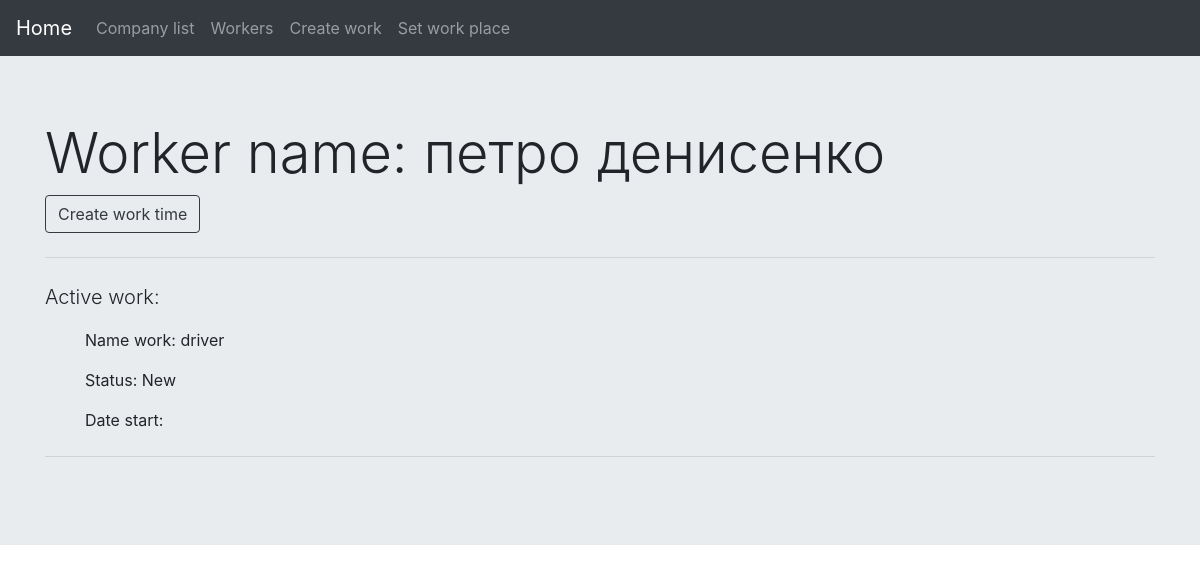
Page /works/workers/2/ on the committed database.
### works/models.py (models this page shows, shortened)
class Worker(models.Model):
    first_name = models.CharField(max_length=50)
    last_name = models.CharField(max_length=50)

class WorkPlace(models.Model):
    FINISHED = "F"
    NEW = "N"
    APPROVED = "A"
    CANCELLED = "C"
    STATUS_CHOITHES = (
        ("F", "Finished"),
        ("N", "New"),
        ("A", "Approved"),
        ("C", "Cancelled"),
    )
    work = models.ForeignKey(
        Work, on_delete=models.PROTECT)
    worker = models.OneToOneField(
        Worker, models.SET_NULL, blank=True, null=True)
    status = models.CharField(
        max_length=1, choices=STATUS_CHOITHES, default=NEW)
    is_copy = models.BooleanField(default=False)

class Work(models.Model):
    description = models.CharField(max_length=200)
    company = models.ForeignKey(Company, on_delete=models.CASCADE)
    is_active = models.BooleanField(default=True)

### works/views.py (the view)
# urls.py: path('workers/<int:worker_id>/', views.info_worker, name='info_worker'),
def info_worker(request, worker_id):
    try:
        worker = Worker.objects.get(id=worker_id)
    except Worker.DoesNotExist:
        return HttpResponseNotFound('Worker does not exist')
    list_work = WorkPlace.objects.filter(worker_id=worker_id, status="F")
    return render(request, 'works/detali_worker.html', {'worker': worker, 'list_work': list_work})

### works/templates/works/detali_worker.html (shortened to what this page needs)
{% extends 'works/base.html' %}
{% block content %}
<div class="jumbotron jumbotron-fluid">
  <div class="container">
    <h1 class="display-4">Worker name: {{worker.first_name}} {{worker.last_name}}</h1>
    <a href="{% url 'worktime_new' worker_id=worker.id %} "class="btn btn-outline-dark">Create work time</a>
    <hr class="my-4">
    {%if worker.workplace  %}
    <p class="lead">Active work: </p>
    <ul>
        <p>Name work: {{worker.workplace.work.description}}</p>
        <p>Status: {{worker.workplace.get_status_display}}</p>
        <p>Date start: {{worker.workplace.work_time.date_start}}</p>
    </ul>
    {%else%}
    <p class="lead">Not have work.</p>
    {%endif%}
    <hr class="my-4">
  </div>
</div>
{% endblock %}

### rows in the picture
Worker: first_name "петро", last_name "денисенко", workplace.work.description "driver", workplace.status "New"
